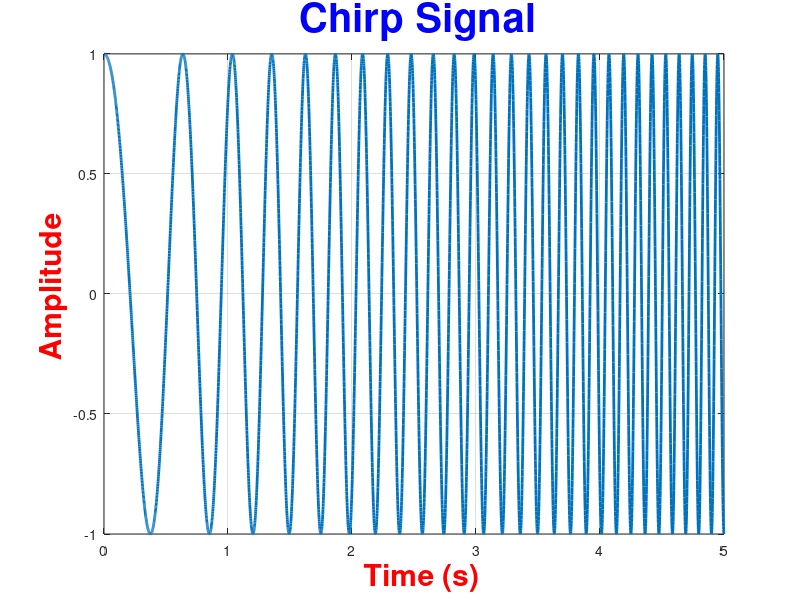

The MATLAB script that drew this image:
fs=1000;
t=0:1/fs:5;

f1=1;
f2=10;
t2=5;

y=chirp(t,f1,t2,f2);

figure('Position',[100 100 1000 500])      %width=500  height=100  /2:1 ratio
plot(t,y, 'linewidth',2)
xlabel('\bf \color{red} \fontsize{30} Time (s)')
ylabel('\bf \color{red} \fontsize{30} Amplitude')
title('\bf \color{blue} \fontsize{40}Chirp Signal')
grid on
